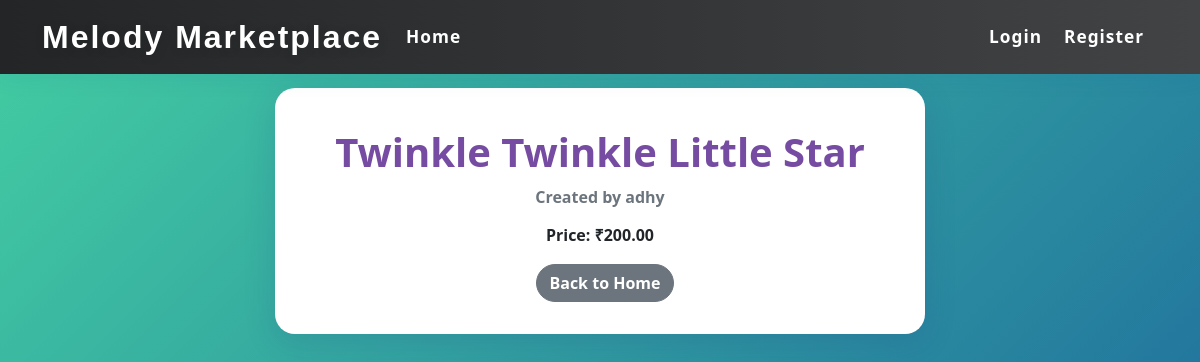
Page /melody/1/ on the committed database.
### melodies/models.py (models this page shows, shortened)
class Melody(models.Model):
    creator = models.ForeignKey(User, on_delete=models.CASCADE, related_name='created_melodies')
    title = models.CharField(max_length=200)
    notes = models.TextField()  # Store melody notes as space-separated string
    price = models.DecimalField(max_digits=6, decimal_places=2)
    created_at = models.DateTimeField(auto_now_add=True)
    description = models.TextField(blank=True)
    is_published = models.BooleanField(default=False)

### melodies/views.py (the view)
# urls.py: path('melody/<int:pk>/', views.melody_detail, name='melody_detail'),
def melody_detail(request, pk):
    melody = get_object_or_404(Melody, pk=pk)
    is_owner = melody.creator == request.user if request.user.is_authenticated else False
    has_purchased = False
    if request.user.is_authenticated:
        has_purchased = Purchase.objects.filter(melody=melody, buyer=request.user).exists()
    return render(request, 'melodies/melody_detail.html', {
        'melody': melody,
        'is_owner': is_owner,
        'has_purchased': has_purchased
    })

### templates/melodies/melody_detail.html (shortened to what this page needs)
{% extends 'base.html' %}
{% block content %}
<div class="melody-detail-card">
    <h1 class="card-title">{{ melody.title }}</h1>
    <h6 class="card-subtitle mb-3 text-muted">Created by {{ melody.creator.username }}</h6>
    <p class="card-text"><strong>Price: <span style="font-family:Arial;font-weight:bold;">&#8377;</span>{{ melody.price }}</strong></p>
    <a href="{% url 'home' %}" class="btn btn-secondary">Back to Home</a>
</div>
{% endblock %}

### templates/melodies/melody_detail.html (style rules this page uses)
body { background: linear-gradient(135deg, #43cea2 0%, #185a9d 100%); min-height: 100vh; animation: bg-move 16s ease-in-out infinite alternate; }
.melody-detail-card { background: #fff; border-radius: 20px; box-shadow: 0 8px 32px 0 rgba(31, 38, 135, 0.15); padding: 2.5rem 2.5rem 2rem 2.5rem; max-width: 650px; margin: 60px auto 30px auto; text-align: center; }
.melody-detail-card h1 { color: #764ba2; font-weight: 800; margin-bottom: 1rem; }
.melody-detail-card h6 { color: #185a9d; font-weight: 600; }
.melody-detail-card .btn-secondary { border-radius: 25px; font-weight: 600; margin-left: 10px; }

### rows in the picture
Melody: title "Twinkle Twinkle Little Star", creator.username "adhy", price "200.00"
